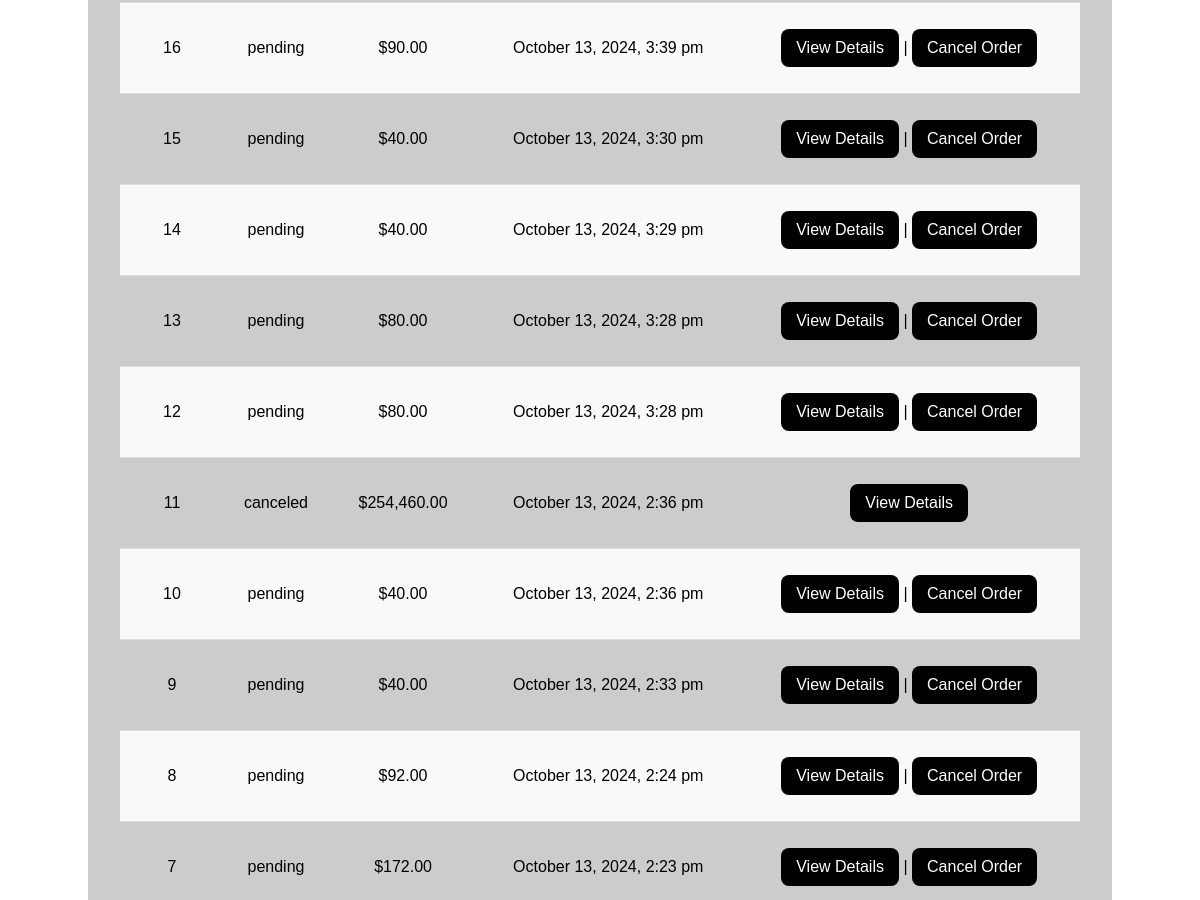
Page /order_history.php (signed in, middle part) on the earlier database version.
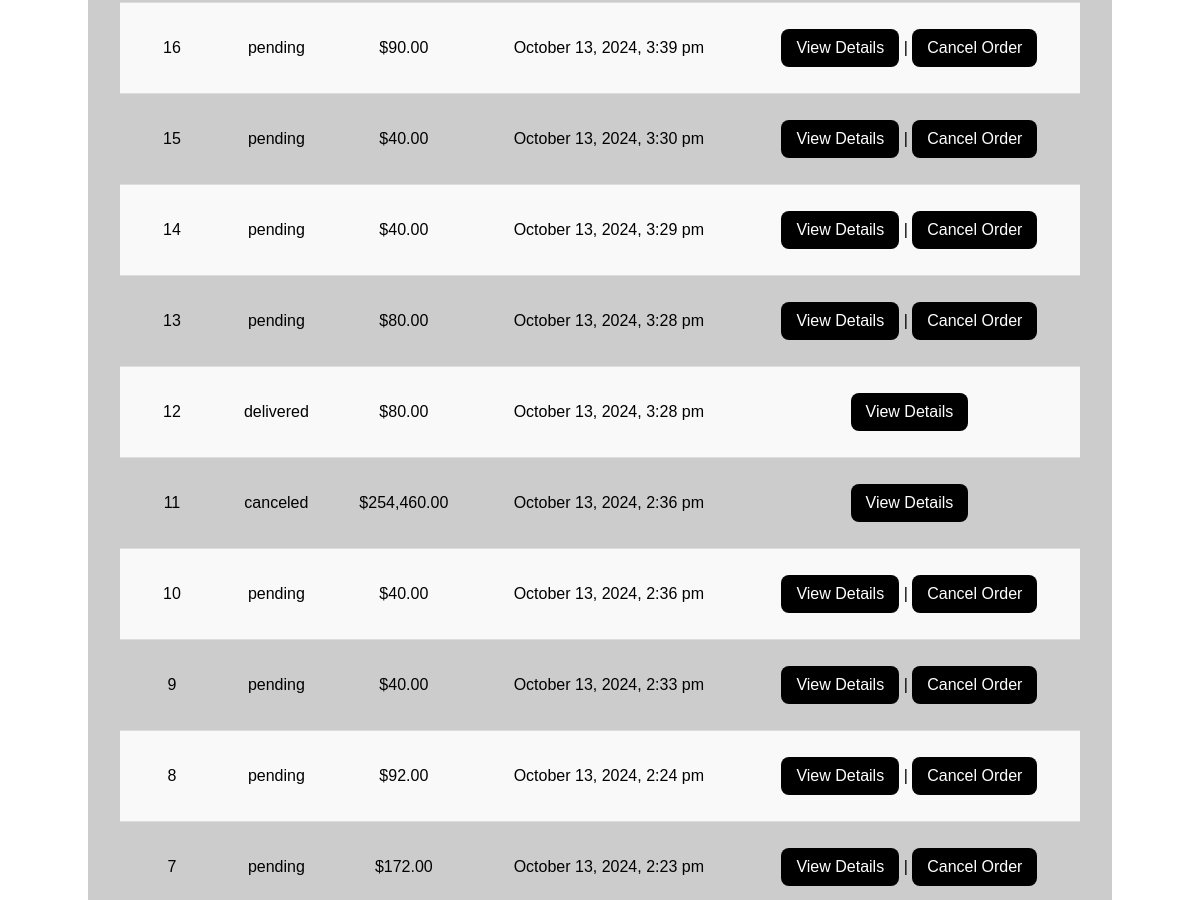
Same page on the later database version.
### tables this page shows
CREATE TABLE IF NOT EXISTS `orders` (
  `id` int NOT NULL AUTO_INCREMENT,
  `user_id` int NOT NULL,
  `status` enum('pending','processing','delivering','delivered','canceled') NOT NULL DEFAULT 'pending',
  `total_amount` decimal(10,2) NOT NULL,
  `payment_method` varchar(50) NOT NULL,
  `order_type` enum('pickup','delivery') NOT NULL,
  `reservation_date` date DEFAULT NULL,
  `created_at` timestamp NULL DEFAULT CURRENT_TIMESTAMP,
  `address` varchar(255) DEFAULT NULL,
  PRIMARY KEY (`id`),
  KEY `user_id` (`user_id`),
  KEY `idx_order_status` (`status`)
);

### app/classes/Order.php (called while the page is built, shortened)
<?php
require_once 'Database.php';
class Order {
    private $conn;
    private $table = 'orders';
    public function __construct() {
        $database = new Database();
        $this->conn = $database->getConnection();
    }
    public function getUserOrders($user_id) {
        try {
            $query = "SELECT * FROM " . $this->table . " WHERE user_id = :user_id ORDER BY created_at DESC";
            $stmt = $this->conn->prepare($query);
            $stmt->bindParam(':user_id', $user_id);
            $stmt->execute();
            return $stmt->fetchAll(PDO::FETCH_ASSOC);
        } catch (Exception $e) {
            error_log("Error retrieving user orders: " . $e->getMessage());
            return [];
        }
    }
}
?>

### app/classes/Database.php (called while the page is built, shortened)
<?php
class Database {
    private $host = 'localhost';
    private $db_name = 'inventory_management_system';
    private $username = 'root';
    private $password = '';
    public function getConnection() {
        $this->conn = null;
        try {
            $this->conn = new PDO("mysql:host={$this->host};dbname={$this->db_name}", $this->username, $this->password);
            $this->conn->setAttribute(PDO::ATTR_ERRMODE, PDO::ERRMODE_EXCEPTION);
        } catch (PDOException $exception) {
            echo "Connection error: " . $exception->getMessage();
        }
        return $this->conn;
    }
}
?>

### app/classes/Inventory.php (called while the page is built, shortened)
<?php
require_once 'Database.php';
class Inventory {
    public function __construct() {
        $database = new Database();
    }
}
?>

### app/controllers/OrderController.php (called while the page is built, shortened)
<?php
require_once '../app/classes/Order.php';
class OrderController {
    private $order;
    public function __construct() {
        $this->order = new Order();
    }
    public function getUserOrders($user_id) {
        return $this->order->getUserOrders($user_id);
    }
}
?>

### public/order_history.php (the view, shortened to what this page needs)
<?php
include '../templates/header.php';
require_once '../app/controllers/OrderController.php';
$orderController = new OrderController();
$userId = $_SESSION['user_id'];
$userOrders = $orderController->getUserOrders($userId);
?>
<div class="container">
    <?php if (!empty($userOrders)): ?>
        <table>
            <tbody>
                <?php foreach ($userOrders as $order): ?>
                    <tr>
                        <td><?php echo htmlspecialchars($order['id']); ?></td>
                        <td><?php echo htmlspecialchars($order['status']); ?></td>
                        <td>$<?php echo number_format($order['total_amount'], 2); ?></td>
                        <td><?php echo date('F j, Y, g:i a', strtotime($order['created_at'])); ?></td>
                        <td>
                            <a class="btn-primary" href="order_details.php?id=<?php echo htmlspecialchars($order['id']); ?>">View Details</a>
                            <?php if ($order['status'] === 'pending'):  ?>
                                | <a class="btn-primary" href="cancel_order.php?id=<?php echo htmlspecialchars($order['id']); ?> ">Cancel Order</a>
                            <?php endif; ?>
                        </td>
                    </tr>
                <?php endforeach; ?>
            </tbody>
        </table>
    <?php else: ?>
        <p>You have no orders in your history.</p>
    <?php endif; ?>
</div>
<?php include '../templates/footer.php'; ?>

Differences in the rows shown:
changed orders id 12: status "pending" → "delivered"; no longer shows "| Cancel Order"
